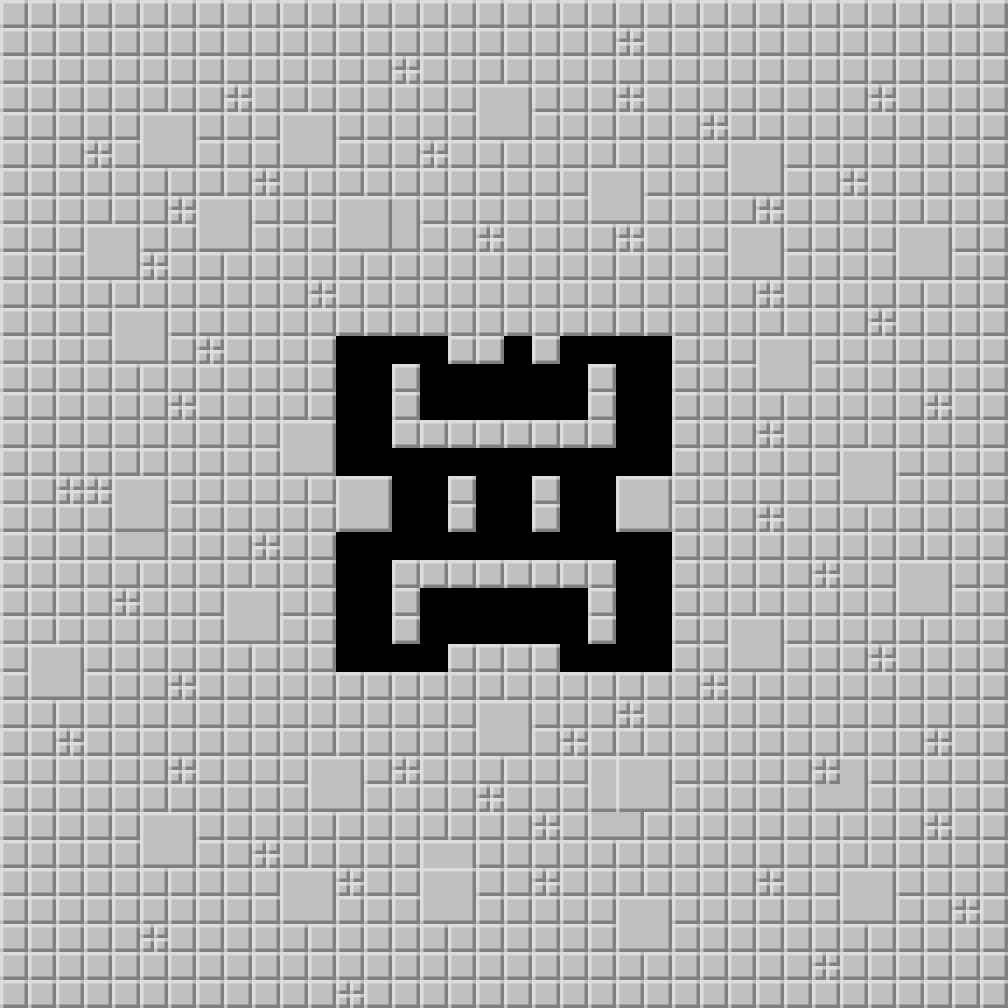

Rendered tile map (Tiled .tmx) drawn with the repository's tilesets; below, a short description and the full map source, tile grids included:
An orthogonal 36x36 tile map with 28x28 px tiles, 1 tile layer (Map) and 25 objects (UpStairs, DownStairs).

<map version="1.10" tiledversion="1.11.2" orientation="orthogonal" renderorder="right-down" width="36" height="36" tilewidth="28" tileheight="28" infinite="0" nextlayerid="6" nextobjectid="31">
 <editorsettings>
  <export target="Area1_9.json" format="json" />
 </editorsettings>
 <tileset firstgid="1" source="Resource.tsx" />
 <layer id="1" name="Map" width="36" height="36">
  <data encoding="csv">
6,6,6,6,6,6,6,6,6,6,6,6,6,6,6,6,6,6,6,6,6,6,6,6,6,6,6,6,6,6,6,6,6,6,6,6,
6,6,6,6,6,6,6,6,6,6,6,6,6,6,6,6,6,6,6,6,6,6,5,6,6,6,6,6,6,6,6,6,6,6,6,6,
6,6,6,6,6,6,6,6,6,6,6,6,6,6,5,6,6,6,6,6,6,6,6,6,6,6,6,6,6,6,6,6,6,6,6,6,
6,6,6,6,6,6,6,6,5,6,6,6,6,6,6,6,6,1,2,6,6,6,5,6,6,6,6,6,6,6,6,5,6,6,6,6,
6,6,6,6,6,1,2,6,6,6,1,2,6,6,6,6,6,3,4,6,6,6,6,6,6,5,6,6,6,6,6,6,6,6,6,6,
6,6,6,5,6,3,4,6,6,6,3,4,6,6,6,5,6,6,6,6,6,6,6,6,6,6,1,2,6,6,6,6,6,6,6,6,
6,6,6,6,6,6,6,6,6,5,6,6,6,6,6,6,6,6,6,6,6,1,2,6,6,6,3,4,6,6,5,6,6,6,6,6,
6,6,6,6,6,6,5,1,2,6,6,6,1,2,2,6,6,6,6,6,6,3,4,6,6,6,6,5,6,6,6,6,6,6,6,6,
6,6,6,1,2,6,6,3,4,6,6,6,3,4,4,6,6,5,6,6,6,6,5,6,6,6,1,2,6,6,6,6,1,2,6,6,
6,6,6,3,4,5,6,6,6,6,6,6,6,6,6,6,6,6,6,6,6,6,6,6,6,6,3,4,6,6,6,6,3,4,6,6,
6,6,6,6,6,6,6,6,6,6,6,5,6,6,6,6,6,6,6,6,6,6,6,6,6,6,6,5,6,6,6,6,6,6,6,6,
6,6,6,6,1,2,6,6,6,6,6,6,6,6,6,6,6,6,6,6,6,6,6,6,6,6,6,6,6,6,6,5,6,6,6,6,
6,6,6,6,3,4,6,5,6,6,6,6,7,7,7,7,6,6,7,6,7,7,7,7,6,6,6,1,2,6,6,6,6,6,6,6,
6,6,6,6,6,6,6,6,6,6,6,6,7,7,6,7,7,7,7,7,7,6,7,7,6,6,6,3,4,6,6,6,6,6,6,6,
6,6,6,6,6,6,5,6,6,6,6,6,7,7,6,7,7,7,7,7,7,6,7,7,6,6,6,6,6,6,6,6,6,5,6,6,
6,6,6,6,6,6,6,6,6,6,1,2,7,7,6,6,6,6,6,6,6,6,7,7,6,6,6,5,6,6,6,6,6,6,6,6,
6,6,6,6,6,6,6,6,6,6,3,4,7,7,7,7,7,7,7,7,7,7,7,7,6,6,6,6,6,6,1,2,6,6,6,6,
6,6,5,5,1,2,6,6,6,6,6,6,1,2,7,7,6,7,7,6,7,7,1,2,6,6,6,6,6,6,3,4,6,6,6,6,
6,6,6,6,3,4,6,6,6,6,6,6,3,4,7,7,6,7,7,6,7,7,3,4,6,6,6,5,6,6,6,6,6,6,6,6,
6,6,6,6,3,4,6,6,6,5,6,6,7,7,7,7,7,7,7,7,7,7,7,7,6,6,6,6,6,6,6,6,6,6,6,6,
6,6,6,6,6,6,6,6,6,6,6,6,7,7,6,6,6,6,6,6,6,6,7,7,6,6,6,6,6,5,6,6,1,2,6,6,
6,6,6,6,5,6,6,6,1,2,6,6,7,7,6,7,7,7,7,7,7,6,7,7,6,6,6,6,6,6,6,6,3,4,6,6,
6,6,6,6,6,6,6,6,3,4,6,6,7,7,6,7,7,7,7,7,7,6,7,7,6,6,1,2,6,6,6,6,6,6,6,6,
6,1,2,6,6,6,6,6,6,6,6,6,7,7,7,7,6,6,6,6,7,7,7,7,6,6,3,4,6,6,6,5,6,6,6,6,
6,3,4,6,6,6,5,6,6,6,6,6,6,6,6,6,6,6,6,6,6,6,6,6,6,5,6,6,6,6,6,6,6,6,6,6,
6,6,6,6,6,6,6,6,6,6,6,6,6,6,6,6,6,1,2,6,6,6,5,6,6,6,6,6,6,6,6,6,6,6,6,6,
6,6,5,6,6,6,6,6,6,6,6,6,6,6,6,6,6,3,4,6,5,6,6,6,6,6,6,6,6,6,6,6,6,5,6,6,
6,6,6,6,6,6,5,6,6,6,6,1,2,6,5,6,6,6,6,6,6,1,1,2,6,6,6,6,6,5,2,6,6,6,6,6,
6,6,6,6,6,6,6,6,6,6,6,3,4,6,6,6,6,5,6,6,6,3,3,4,6,6,6,6,6,3,4,6,6,6,6,6,
6,6,6,6,6,1,2,6,6,6,6,6,6,6,6,6,6,6,6,5,6,3,4,6,6,6,6,6,6,6,6,6,6,5,6,6,
6,6,6,6,6,3,4,6,6,5,6,6,6,6,6,1,2,6,6,6,6,6,6,6,6,6,6,6,6,6,6,6,6,6,6,6,
6,6,6,6,6,6,6,6,6,6,1,2,5,6,6,1,2,6,6,5,6,6,6,6,6,6,6,5,6,6,1,2,6,6,6,6,
6,6,6,6,6,6,6,6,6,6,3,4,6,6,6,3,4,6,6,6,6,6,1,2,6,6,6,6,6,6,3,4,6,6,5,6,
6,6,6,6,6,5,6,6,6,6,6,6,6,6,6,6,6,6,6,6,6,6,3,4,6,6,6,6,6,6,6,6,6,6,6,6,
6,6,6,6,6,6,6,6,6,6,6,6,6,6,6,6,6,6,6,6,6,6,6,6,6,6,6,6,6,5,6,6,6,6,6,6,
6,6,6,6,6,6,6,6,6,6,6,6,5,6,6,6,6,6,6,6,6,6,6,6,6,6,6,6,6,6,6,6,6,6,6,6
</data>
 </layer>
 <objectgroup id="2" name="Object">
  <object id="1" name="UpStairs" gid="9" x="336" y="672" width="28" height="28" />
  <object id="2" name="DownStairs" gid="10" x="504" y="364" width="28" height="28" />
 </objectgroup>
 <objectgroup id="3" name="Unexplored" />
 <objectgroup id="4" name="InvisibleWall">
  <object id="6" x="308" y="308" width="140" height="28" />
  <object id="7" x="448" y="336" width="56" height="28" />
  <object id="8" x="504" y="308" width="28" height="28" />
  <object id="11" x="532" y="336" width="28" height="28" />
  <object id="12" x="560" y="308" width="112" height="28" />
  <object id="13" x="672" y="308" width="28" height="168" />
  <object id="14" x="616" y="476" width="56" height="56" />
  <object id="15" x="672" y="532" width="28" height="140" />
  <object id="16" x="560" y="672" width="140" height="28" />
  <object id="17" x="448" y="644" width="112" height="28" />
  <object id="18" x="308" y="672" width="140" height="28" />
  <object id="19" x="308" y="532" width="28" height="140" />
  <object id="20" x="336" y="476" width="56" height="56" />
  <object id="21" x="308" y="336" width="28" height="140" />
  <object id="22" x="392" y="364" width="28" height="84" />
  <object id="23" x="420" y="420" width="196" height="28" />
  <object id="24" x="588" y="364" width="28" height="56" />
  <object id="25" x="392" y="560" width="28" height="84" />
  <object id="26" x="420" y="560" width="196" height="28" />
  <object id="27" x="588" y="588" width="28" height="56" />
  <object id="28" x="448" y="476" width="28" height="56" />
  <object id="29" x="532" y="476" width="28" height="56" />
 </objectgroup>
 <objectgroup id="5" name="Respawnpoint">
  <object id="30" x="336" y="644">
   <point />
  </object>
 </objectgroup>
</map>
